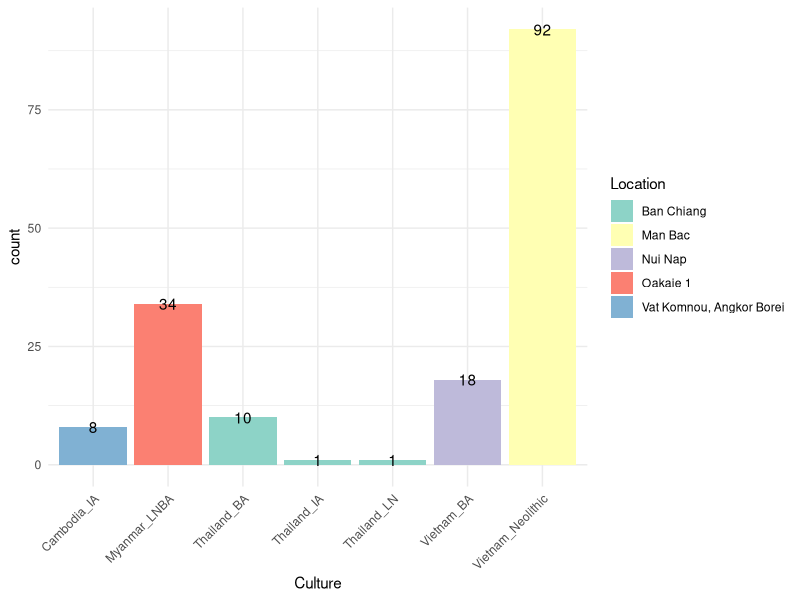
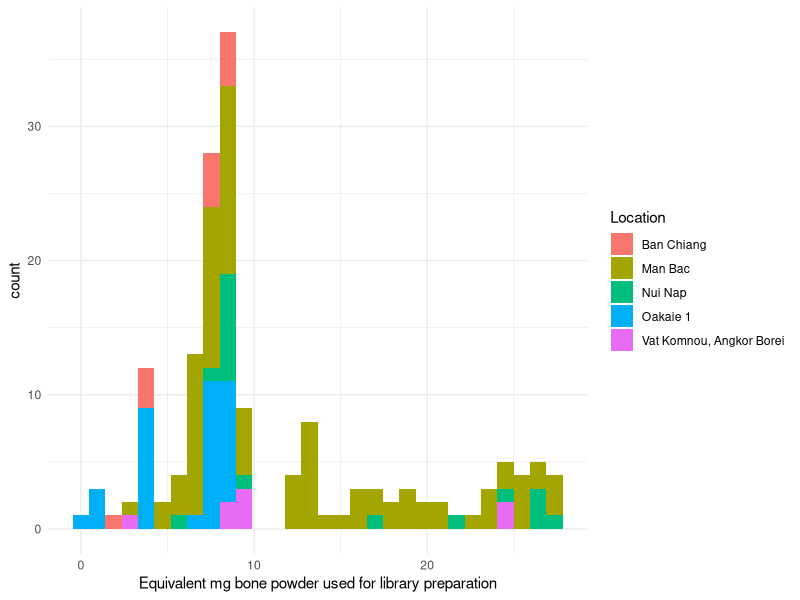
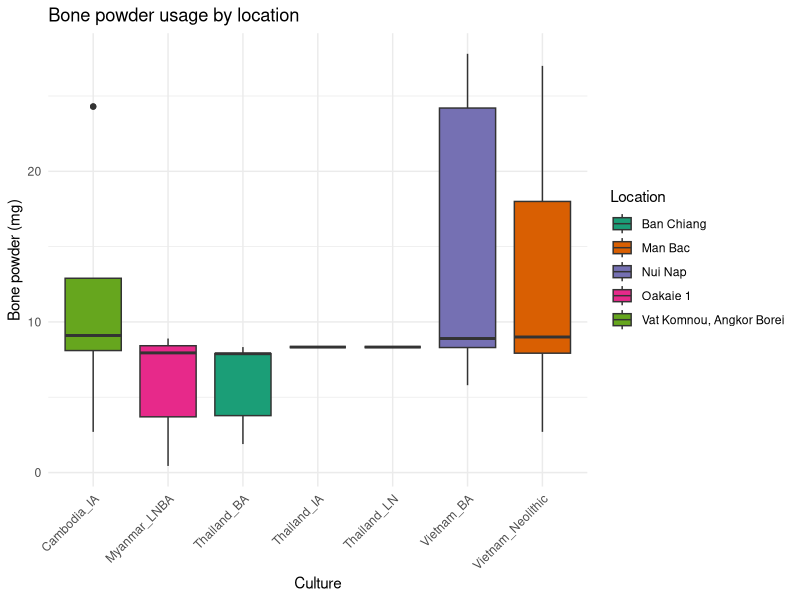

Source code (R) for these figures, in order:
## ---- chunk 1
knitr::opts_chunk$set(echo = TRUE)
## ---- chunk 2
# Load the readr package 
library(readr)
library(dplyr)
library(ggplot2)

# Read the CSV
data <- read_csv2(
  "table_s1.csv",      
  skip = 1,           # skip the first line which is a description
  locale = locale(decimal_mark = ",") # interpret comma as decimal
)

# Check the first few rows
head(data)
## ---- chunk 3
library(dplyr)
data_subset <- data %>%
  select(
    Culture,
    Location,
    `mtDNA haplogroup`,
    `Equivalent mg bone powder used for library preparation`,
    `Shotgun raw sequences`,
    `mtDNA coverage`,
    `mtDNA fraction damaged in last base`
  )

head(data_subset)

## ---- chunk 4
data_without_na <- na.omit(data_subset)

## ---- chunk 5
library(ggplot2)

ggplot(data_without_na, aes(Culture, fill=Location)) + 
  geom_bar() +
  geom_text(aes(label = ..count..), stat="count", position = position_stack(vjust = 1)) +
  theme_minimal() +
  theme(axis.text.x = element_text(angle=45, hjust = 1)) +
  scale_fill_brewer(palette="Set3")
## ---- chunk 6
data_without_na$`Equivalent mg bone powder used for library preparation` <- as.numeric(as.character(data_without_na$'Equivalent mg bone powder used for library preparation'))

ggplot(data_without_na, aes(x = `Equivalent mg bone powder used for library preparation`, fill=`Location`)) + 
  geom_histogram(bins = 30) +
  theme_minimal()
## ---- chunk 7
ggplot(data_without_na, aes(x = Culture, y = `Equivalent mg bone powder used for library preparation`, fill = Location)) + 
geom_boxplot() + labs(title = "Bone powder usage by location",y = "Bone powder (mg)") + theme_minimal() + theme(axis.text.x = element_text(angle=45, hjust = 1)) +
scale_fill_brewer(palette = "Dark2")
